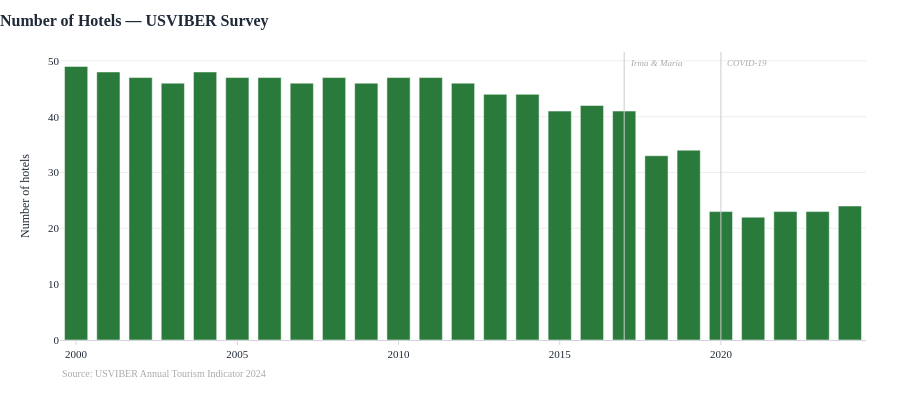

Notebook cell for this chart:
### Code cell
fig = bar_chart(
    tour,
    x="year",
    y="hotel_count",
    title="Number of Hotels — USVIBER Survey",
    y_label="Number of hotels",
    color=PALETTE["rooms"],
    source="USVIBER Annual Tourism Indicator 2024",
    shock_x=[2017, 2020],
)
fig.show()
print(
    tour[["year", "hotel_count", "hotel_rooms", "condo_units", "total_rooms"]]
    .set_index("year")
    .to_string()
)

### Figure 1 — Plotly figure (JSON) as saved in the notebook; plotly's stock layout.template omitted (floating-point values rounded to 4 significant figures)
{"data": [{"marker": {"color": "#2a7a3b"}, "name": "hotel_count", "type": "bar", "x": [2000, 2001, 2002, 2003, 2004, 2005, 2006, 2007, 2008, 2009, 2010, 2011, 2012, 2013, 2014, 2015, 2016, 2017, 2018, 2019, 2020, 2021, 2022, 2023, 2024], "y": [49, 48, 47, 46, 48, 47, 47, 46, 47, 46, 47, 47, 46, 44, 44, 41, 42, 41, 33, 34, 23, 22, 23, 23, 24]}], "layout": {"annotations": [{"showarrow": false, "text": "<span style='color:#aaaaaa;font-size:10px'>Source: USVIBER Annual Tourism Indicator 2024</span>", "x": 0, "xanchor": "left", "xref": "paper", "y": -0.09, "yanchor": "top", "yref": "paper"}, {"font": {"color": "#aaaaaa", "size": 9}, "showarrow": false, "text": "<i>Irma & Maria</i>", "x": 2017, "xanchor": "left", "xref": "x", "xshift": 4, "y": 1, "yanchor": "top", "yref": "paper", "yshift": -4}, {"font": {"color": "#aaaaaa", "size": 9}, "showarrow": false, "text": "<i>COVID-19</i>", "x": 2020, "xanchor": "left", "xref": "x", "xshift": 4, "y": 1, "yanchor": "top", "yref": "paper", "yshift": -4}], "bargap": 0.28, "height": 420, "shapes": [{"line": {"color": "#cccccc", "width": 1}, "type": "line", "x0": 2017, "x1": 2017, "xref": "x", "y0": 0, "y1": 1, "yref": "y domain"}, {"line": {"color": "#cccccc", "width": 1}, "type": "line", "x0": 2020, "x1": 2020, "xref": "x", "y0": 0, "y1": 1, "yref": "y domain"}], "title": {"font": {"size": 16}, "text": "<b>Number of Hotels — USVIBER Survey</b>", "x": 0}, "xaxis": {"title": {"text": ""}}, "yaxis": {"title": {"text": "Number of hotels"}}}}
